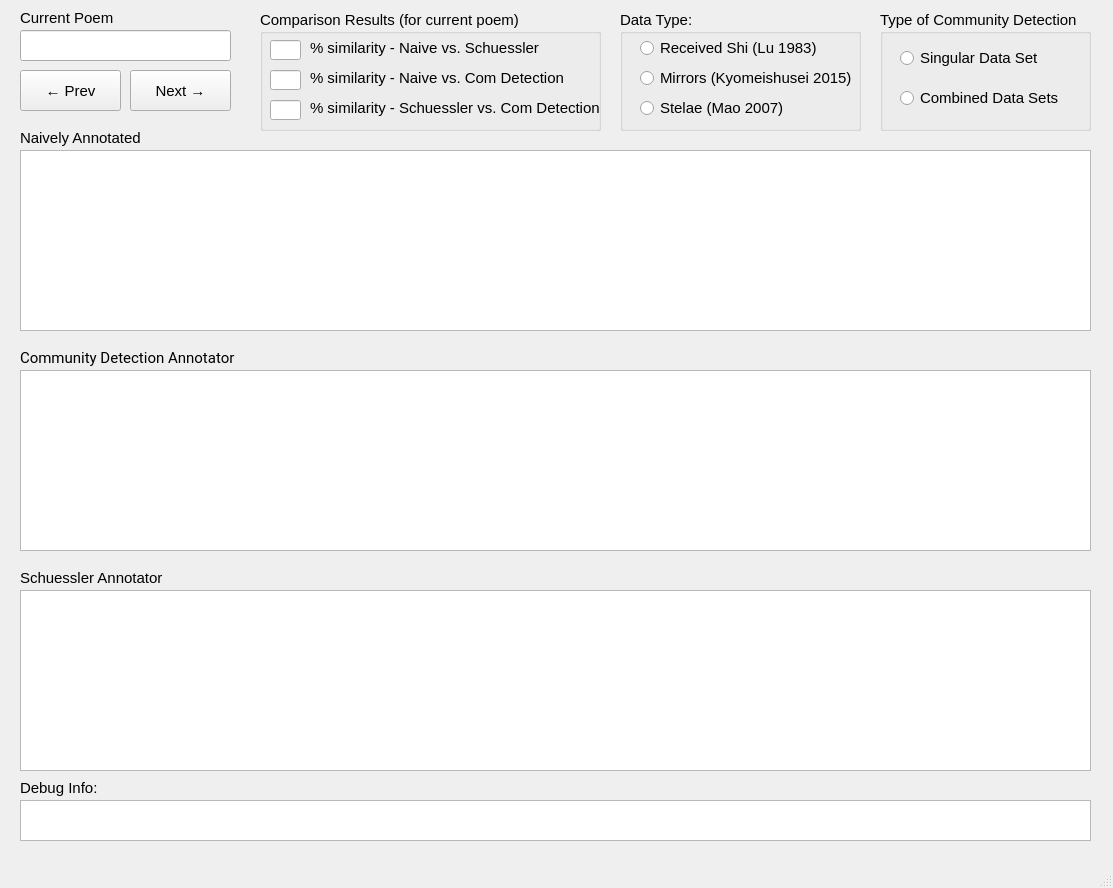
<?xml version="1.0" encoding="UTF-8"?>
<ui version="4.0">
 <class>MainWindow</class>
 <widget class="QMainWindow" name="MainWindow">
  <property name="geometry">
   <rect>
    <x>0</x>
    <y>0</y>
    <width>1113</width>
    <height>888</height>
   </rect>
  </property>
  <property name="font">
   <font>
    <family>Arial</family>
    <pointsize>11</pointsize>
   </font>
  </property>
  <property name="windowTitle">
   <string>Comparing Rhyme Annotators</string>
  </property>
  <widget class="QWidget" name="centralwidget">
   <widget class="QGroupBox" name="data_type_gb">
    <property name="geometry">
     <rect>
      <x>620</x>
      <y>10</y>
      <width>241</width>
      <height>121</height>
     </rect>
    </property>
    <property name="font">
     <font>
      <family>Arial</family>
      <pointsize>11</pointsize>
     </font>
    </property>
    <property name="title">
     <string>Data Type:</string>
    </property>
    <widget class="QRadioButton" name="received_shi_rb">
     <property name="geometry">
      <rect>
       <x>20</x>
       <y>30</y>
       <width>191</width>
       <height>16</height>
      </rect>
     </property>
     <property name="text">
      <string>Received Shi (Lu 1983)</string>
     </property>
    </widget>
    <widget class="QRadioButton" name="mirrors_rb">
     <property name="geometry">
      <rect>
       <x>20</x>
       <y>60</y>
       <width>211</width>
       <height>16</height>
      </rect>
     </property>
     <property name="text">
      <string>Mirrors (Kyomeishusei 2015)</string>
     </property>
    </widget>
    <widget class="QRadioButton" name="stelae_rb">
     <property name="geometry">
      <rect>
       <x>20</x>
       <y>90</y>
       <width>191</width>
       <height>16</height>
      </rect>
     </property>
     <property name="text">
      <string>Stelae (Mao 2007)</string>
     </property>
    </widget>
   </widget>
   <widget class="QGroupBox" name="com_det_type_gb">
    <property name="geometry">
     <rect>
      <x>880</x>
      <y>10</y>
      <width>211</width>
      <height>121</height>
     </rect>
    </property>
    <property name="font">
     <font>
      <family>Arial</family>
      <pointsize>11</pointsize>
     </font>
    </property>
    <property name="title">
     <string>Type of Community Detection</string>
    </property>
    <widget class="QRadioButton" name="singular_rb">
     <property name="geometry">
      <rect>
       <x>20</x>
       <y>40</y>
       <width>141</width>
       <height>16</height>
      </rect>
     </property>
     <property name="text">
      <string>Singular Data Set</string>
     </property>
    </widget>
    <widget class="QRadioButton" name="combo_rb">
     <property name="geometry">
      <rect>
       <x>20</x>
       <y>80</y>
       <width>161</width>
       <height>16</height>
      </rect>
     </property>
     <property name="text">
      <string>Combined Data Sets</string>
     </property>
    </widget>
   </widget>
   <widget class="QTextEdit" name="naive_annotator_te">
    <property name="geometry">
     <rect>
      <x>20</x>
      <y>150</y>
      <width>1071</width>
      <height>181</height>
     </rect>
    </property>
   </widget>
   <widget class="QLabel" name="naive_ann_label">
    <property name="geometry">
     <rect>
      <x>20</x>
      <y>130</y>
      <width>191</width>
      <height>16</height>
     </rect>
    </property>
    <property name="font">
     <font>
      <family>Arial</family>
     </font>
    </property>
    <property name="text">
     <string>Naively Annotated</string>
    </property>
   </widget>
   <widget class="QLabel" name="com_det_ann_label">
    <property name="geometry">
     <rect>
      <x>20</x>
      <y>350</y>
      <width>231</width>
      <height>16</height>
     </rect>
    </property>
    <property name="font">
     <font>
      <family>Roboto</family>
      <pointsize>11</pointsize>
     </font>
    </property>
    <property name="text">
     <string>Community Detection Annotator</string>
    </property>
   </widget>
   <widget class="QTextEdit" name="com_det_annotator_te">
    <property name="geometry">
     <rect>
      <x>20</x>
      <y>370</y>
      <width>1071</width>
      <height>181</height>
     </rect>
    </property>
   </widget>
   <widget class="QLabel" name="schuessler_annotator_label">
    <property name="geometry">
     <rect>
      <x>20</x>
      <y>570</y>
      <width>161</width>
      <height>16</height>
     </rect>
    </property>
    <property name="font">
     <font>
      <family>Arial</family>
      <pointsize>11</pointsize>
     </font>
    </property>
    <property name="text">
     <string>Schuessler Annotator</string>
    </property>
   </widget>
   <widget class="QTextEdit" name="schuessler_annotator_te">
    <property name="geometry">
     <rect>
      <x>20</x>
      <y>590</y>
      <width>1071</width>
      <height>181</height>
     </rect>
    </property>
   </widget>
   <widget class="QGroupBox" name="results_gb">
    <property name="geometry">
     <rect>
      <x>260</x>
      <y>10</y>
      <width>341</width>
      <height>121</height>
     </rect>
    </property>
    <property name="title">
     <string>Comparison Results (for current poem)</string>
    </property>
    <widget class="QLineEdit" name="n2s_tb">
     <property name="geometry">
      <rect>
       <x>10</x>
       <y>30</y>
       <width>31</width>
       <height>20</height>
      </rect>
     </property>
    </widget>
    <widget class="QLineEdit" name="n2c_tb">
     <property name="geometry">
      <rect>
       <x>10</x>
       <y>60</y>
       <width>31</width>
       <height>20</height>
      </rect>
     </property>
    </widget>
    <widget class="QLineEdit" name="s2c_tb">
     <property name="geometry">
      <rect>
       <x>10</x>
       <y>90</y>
       <width>31</width>
       <height>20</height>
      </rect>
     </property>
    </widget>
    <widget class="QLabel" name="label">
     <property name="geometry">
      <rect>
       <x>50</x>
       <y>30</y>
       <width>231</width>
       <height>16</height>
      </rect>
     </property>
     <property name="text">
      <string>% similarity - Naive vs. Schuessler</string>
     </property>
    </widget>
    <widget class="QLabel" name="label_2">
     <property name="geometry">
      <rect>
       <x>50</x>
       <y>60</y>
       <width>261</width>
       <height>16</height>
      </rect>
     </property>
     <property name="text">
      <string>% similarity - Naive vs. Com Detection</string>
     </property>
    </widget>
    <widget class="QLabel" name="label_3">
     <property name="geometry">
      <rect>
       <x>50</x>
       <y>90</y>
       <width>291</width>
       <height>16</height>
      </rect>
     </property>
     <property name="text">
      <string>% similarity - Schuessler vs. Com Detection</string>
     </property>
    </widget>
   </widget>
   <widget class="QLineEdit" name="current_poem_eb">
    <property name="geometry">
     <rect>
      <x>20</x>
      <y>30</y>
      <width>211</width>
      <height>31</height>
     </rect>
    </property>
   </widget>
   <widget class="QLabel" name="label_4">
    <property name="geometry">
     <rect>
      <x>20</x>
      <y>10</y>
      <width>141</width>
      <height>16</height>
     </rect>
    </property>
    <property name="text">
     <string>Current Poem</string>
    </property>
   </widget>
   <widget class="QPushButton" name="prev_button">
    <property name="geometry">
     <rect>
      <x>20</x>
      <y>70</y>
      <width>101</width>
      <height>41</height>
     </rect>
    </property>
    <property name="text">
     <string>← Prev</string>
    </property>
   </widget>
   <widget class="QPushButton" name="next_button">
    <property name="geometry">
     <rect>
      <x>130</x>
      <y>70</y>
      <width>101</width>
      <height>41</height>
     </rect>
    </property>
    <property name="text">
     <string>Next →</string>
    </property>
   </widget>
   <widget class="QLabel" name="label_5">
    <property name="geometry">
     <rect>
      <x>20</x>
      <y>780</y>
      <width>91</width>
      <height>16</height>
     </rect>
    </property>
    <property name="text">
     <string>Debug Info:</string>
    </property>
   </widget>
   <widget class="QTextEdit" name="textEdit">
    <property name="geometry">
     <rect>
      <x>20</x>
      <y>800</y>
      <width>1071</width>
      <height>41</height>
     </rect>
    </property>
   </widget>
  </widget>
  <widget class="QMenuBar" name="menubar">
   <property name="geometry">
    <rect>
     <x>0</x>
     <y>0</y>
     <width>1113</width>
     <height>23</height>
    </rect>
   </property>
  </widget>
  <widget class="QStatusBar" name="statusbar"/>
 </widget>
 <resources/>
 <connections/>
</ui>
